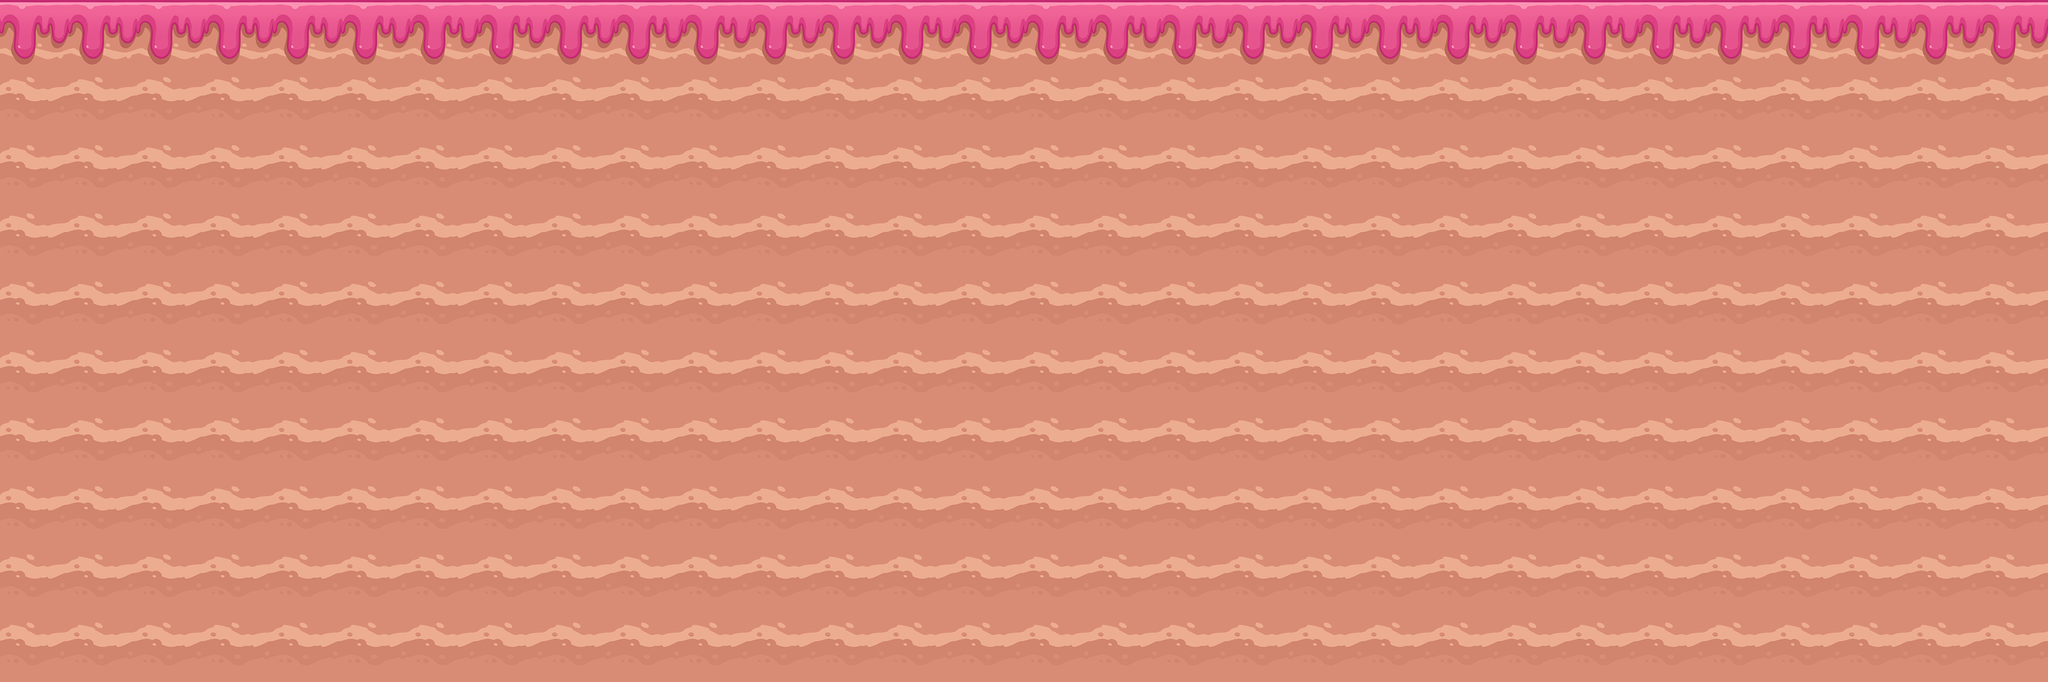

A 2D game scene composited from a Tiled map and its tileset images. What follows is a short description and the map's XML, with every tile layer's data as written:
An orthogonal 30x10 tile map with 128x128 px tiles, 2 tile layers (background, ground), 4 tilesets.

<map version="1.10" tiledversion="1.10.2" orientation="orthogonal" renderorder="right-down" width="30" height="10" tilewidth="128" tileheight="128" infinite="0" nextlayerid="7" nextobjectid="1">
 <tileset firstgid="1" name="Green" tilewidth="128" tileheight="128" tilecount="9" columns="3" tilerendersize="grid">
  <grid orientation="orthogonal" width="1" height="1" />
  <tile id="11">
   <image width="128" height="128" source="tile/tile green/tile-green (1).png" />
  </tile>
  <tile id="12">
   <image width="128" height="128" source="tile/tile green/tile-green (2).png" />
  </tile>
  <tile id="13">
   <image width="128" height="128" source="tile/tile green/tile-green (3).png" />
  </tile>
  <tile id="14">
   <image width="128" height="128" source="tile/tile green/tile-green (4).png" />
  </tile>
  <tile id="15">
   <image width="128" height="128" source="tile/tile green/tile-green (5).png" />
  </tile>
  <tile id="16">
   <image width="128" height="128" source="tile/tile green/tile-green (6).png" />
  </tile>
  <tile id="17">
   <image width="128" height="128" source="tile/tile green/tile-green (7).png" />
  </tile>
  <tile id="18">
   <image width="128" height="128" source="tile/tile green/tile-green (8).png" />
  </tile>
  <tile id="19">
   <image width="128" height="128" source="tile/tile green/tile-green (9).png" />
  </tile>
 </tileset>
 <tileset firstgid="21" name="Summer" tilewidth="128" tileheight="128" tilecount="18" columns="3" objectalignment="topright" tilerendersize="grid">
  <grid orientation="orthogonal" width="1" height="1" />
  <tile id="0">
   <image width="128" height="128" source="tile/tile summer/tile-summer (1).png" />
  </tile>
  <tile id="1">
   <image width="128" height="128" source="tile/tile summer/tile-summer (2).png" />
  </tile>
  <tile id="2">
   <image width="128" height="128" source="tile/tile summer/tile-summer (3).png" />
  </tile>
  <tile id="3">
   <image width="128" height="128" source="tile/tile summer/tile-summer (4).png" />
  </tile>
  <tile id="4">
   <image width="128" height="128" source="tile/tile summer/tile-summer (5).png" />
  </tile>
  <tile id="5">
   <image width="128" height="128" source="tile/tile summer/tile-summer (6).png" />
  </tile>
  <tile id="6">
   <image width="128" height="128" source="tile/tile summer/tile-summer (7).png" />
  </tile>
  <tile id="7">
   <image width="128" height="128" source="tile/tile summer/tile-summer (8).png" />
  </tile>
  <tile id="8">
   <image width="128" height="128" source="tile/tile summer/tile-summer (9).png" />
  </tile>
  <tile id="9">
   <image width="128" height="128" source="tile/tile summer/tile-summer (10).png" />
  </tile>
  <tile id="10">
   <image width="128" height="128" source="tile/tile summer/tile-summer (11).png" />
  </tile>
  <tile id="11">
   <image width="128" height="128" source="tile/tile summer/tile-summer (12).png" />
  </tile>
  <tile id="12">
   <image width="128" height="128" source="tile/tile summer/tile-summer (13).png" />
  </tile>
  <tile id="13">
   <image width="128" height="128" source="tile/tile summer/tile-summer (14).png" />
  </tile>
  <tile id="14">
   <image width="128" height="128" source="tile/tile summer/tile-summer (15).png" />
  </tile>
  <tile id="15">
   <image width="128" height="128" source="tile/tile summer/tile-summer (16).png" />
  </tile>
  <tile id="16">
   <image width="128" height="128" source="tile/tile summer/tile-summer (17).png" />
  </tile>
  <tile id="17">
   <image width="128" height="128" source="tile/tile summer/tile-summer (18).png" />
  </tile>
 </tileset>
 <tileset firstgid="39" name="Candy" tilewidth="128" tileheight="128" tilecount="18" columns="0">
  <grid orientation="orthogonal" width="1" height="1" />
  <tile id="18">
   <image width="128" height="128" source="tile/tile candy/tile-candy (1).png" />
  </tile>
  <tile id="19">
   <image width="128" height="128" source="tile/tile candy/tile-candy (2).png" />
  </tile>
  <tile id="20">
   <image width="128" height="128" source="tile/tile candy/tile-candy (3).png" />
  </tile>
  <tile id="21">
   <image width="128" height="128" source="tile/tile candy/tile-candy (4).png" />
  </tile>
  <tile id="22">
   <image width="128" height="128" source="tile/tile candy/tile-candy (5).png" />
  </tile>
  <tile id="23">
   <image width="128" height="128" source="tile/tile candy/tile-candy (6).png" />
  </tile>
  <tile id="24">
   <image width="128" height="128" source="tile/tile candy/tile-candy (7).png" />
  </tile>
  <tile id="25">
   <image width="128" height="128" source="tile/tile candy/tile-candy (8).png" />
  </tile>
  <tile id="26">
   <image width="128" height="128" source="tile/tile candy/tile-candy (9).png" />
  </tile>
  <tile id="27">
   <image width="128" height="128" source="tile/tile candy/tile-candy (10).png" />
  </tile>
  <tile id="28">
   <image width="128" height="128" source="tile/tile candy/tile-candy (11).png" />
  </tile>
  <tile id="29">
   <image width="128" height="128" source="tile/tile candy/tile-candy (12).png" />
  </tile>
  <tile id="30">
   <image width="128" height="128" source="tile/tile candy/tile-candy (13).png" />
  </tile>
  <tile id="31">
   <image width="128" height="128" source="tile/tile candy/tile-candy (14).png" />
  </tile>
  <tile id="32">
   <image width="128" height="128" source="tile/tile candy/tile-candy (15).png" />
  </tile>
  <tile id="33">
   <image width="128" height="128" source="tile/tile candy/tile-candy (16).png" />
  </tile>
  <tile id="34">
   <image width="128" height="128" source="tile/tile candy/tile-candy (17).png" />
  </tile>
  <tile id="35">
   <image width="128" height="128" source="tile/tile candy/tile-candy (18).png" />
  </tile>
 </tileset>
 <tileset firstgid="75" name="Ramadan" tilewidth="128" tileheight="128" tilecount="18" columns="0">
  <grid orientation="orthogonal" width="1" height="1" />
  <tile id="0">
   <image width="128" height="128" source="tile/tile ramadan/tile-ramadan (1).png" />
  </tile>
  <tile id="1">
   <image width="128" height="128" source="tile/tile ramadan/tile-ramadan (2).png" />
  </tile>
  <tile id="2">
   <image width="128" height="128" source="tile/tile ramadan/tile-ramadan (3).png" />
  </tile>
  <tile id="3">
   <image width="128" height="128" source="tile/tile ramadan/tile-ramadan (4).png" />
  </tile>
  <tile id="4">
   <image width="128" height="128" source="tile/tile ramadan/tile-ramadan (5).png" />
  </tile>
  <tile id="5">
   <image width="128" height="128" source="tile/tile ramadan/tile-ramadan (6).png" />
  </tile>
  <tile id="6">
   <image width="128" height="128" source="tile/tile ramadan/tile-ramadan (7).png" />
  </tile>
  <tile id="7">
   <image width="128" height="128" source="tile/tile ramadan/tile-ramadan (8).png" />
  </tile>
  <tile id="8">
   <image width="128" height="128" source="tile/tile ramadan/tile-ramadan (9).png" />
  </tile>
  <tile id="9">
   <image width="128" height="128" source="tile/tile ramadan/tile-ramadan (10).png" />
  </tile>
  <tile id="10">
   <image width="128" height="128" source="tile/tile ramadan/tile-ramadan (11).png" />
  </tile>
  <tile id="11">
   <image width="128" height="128" source="tile/tile ramadan/tile-ramadan (12).png" />
  </tile>
  <tile id="12">
   <image width="128" height="128" source="tile/tile ramadan/tile-ramadan (13).png" />
  </tile>
  <tile id="13">
   <image width="128" height="128" source="tile/tile ramadan/tile-ramadan (14).png" />
  </tile>
  <tile id="14">
   <image width="128" height="128" source="tile/tile ramadan/tile-ramadan (15).png" />
  </tile>
  <tile id="15">
   <image width="128" height="128" source="tile/tile ramadan/tile-ramadan (16).png" />
  </tile>
  <tile id="16">
   <image width="128" height="128" source="tile/tile ramadan/tile-ramadan (17).png" />
  </tile>
  <tile id="17">
   <image width="128" height="128" source="tile/tile ramadan/tile-ramadan (18).png" />
  </tile>
 </tileset>
 <layer id="6" name="background" width="30" height="10">
  <data encoding="csv">
0,0,0,0,0,0,0,0,0,0,0,0,0,0,0,0,0,0,0,0,0,0,0,0,0,0,0,0,0,0,
0,0,0,0,0,0,0,0,0,0,0,0,0,0,0,0,0,0,0,0,0,0,0,0,0,0,0,0,0,0,
0,0,0,0,0,0,0,0,0,0,0,0,0,0,0,0,0,0,0,0,0,0,0,0,0,0,0,0,0,0,
0,0,0,0,0,0,0,0,0,0,0,0,0,0,0,0,0,0,0,0,0,0,0,0,0,0,0,0,0,0,
0,0,0,0,0,0,0,0,0,0,0,0,0,0,0,0,0,0,0,0,0,0,0,0,0,0,0,0,0,0,
0,0,0,0,0,0,0,0,0,0,0,0,0,0,0,0,0,0,0,0,0,0,0,0,0,0,0,0,0,0,
0,0,0,0,0,0,0,0,0,0,0,0,0,0,0,0,0,0,0,0,0,0,0,0,0,0,0,0,0,0,
0,0,0,0,0,0,0,0,0,0,0,0,0,0,0,0,0,0,0,0,0,0,0,0,0,0,0,0,0,0,
0,0,0,0,0,0,0,0,0,0,0,0,0,0,0,0,0,0,0,0,0,0,0,0,0,0,0,0,0,0,
0,0,0,0,0,0,0,0,0,0,0,0,0,0,0,0,0,0,0,0,0,0,0,0,0,0,0,0,0,0
</data>
 </layer>
 <layer id="5" name="ground" width="30" height="10">
  <data encoding="csv">
58,58,58,58,58,58,58,58,58,58,58,58,58,58,58,58,58,58,58,58,58,58,58,58,58,58,58,58,58,58,
61,61,61,61,61,61,61,61,61,61,61,61,61,61,61,61,61,61,61,61,61,61,61,61,61,61,61,61,61,61,
61,61,61,61,61,61,61,61,61,61,61,61,61,61,61,61,61,61,61,61,61,61,61,61,61,61,61,61,61,61,
61,61,61,61,61,61,61,61,61,61,61,61,61,61,61,61,61,61,61,61,61,61,61,61,61,61,61,61,61,61,
61,61,61,61,61,61,61,61,61,61,61,61,61,61,61,61,61,61,61,61,61,61,61,61,61,61,61,61,61,61,
61,61,61,61,61,61,61,61,61,61,61,61,61,61,61,61,61,61,61,61,61,61,61,61,61,61,61,61,61,61,
61,61,61,61,61,61,61,61,61,61,61,61,61,61,61,61,61,61,61,61,61,61,61,61,61,61,61,61,61,61,
61,61,61,61,61,61,61,61,61,61,61,61,61,61,61,61,61,61,61,61,61,61,61,61,61,61,61,61,61,61,
61,61,61,61,61,61,61,61,61,61,61,61,61,61,61,61,61,61,61,61,61,61,61,61,61,61,61,61,61,61,
61,61,61,61,61,61,61,61,61,61,61,61,61,61,61,61,61,61,61,61,61,61,61,61,61,61,61,61,61,61
</data>
 </layer>
</map>
